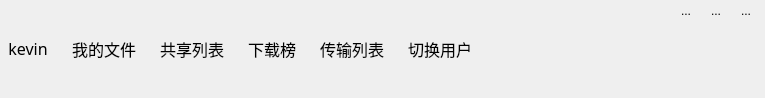
<?xml version="1.0" encoding="UTF-8"?>
<ui version="4.0">
 <class>ButtonGroup</class>
 <widget class="QWidget" name="ButtonGroup">
  <property name="geometry">
   <rect>
    <x>0</x>
    <y>0</y>
    <width>765</width>
    <height>98</height>
   </rect>
  </property>
  <property name="windowTitle">
   <string>Form</string>
  </property>
  <widget class="QWidget" name="btns_wg" native="true">
   <property name="geometry">
    <rect>
     <x>-2</x>
     <y>0</y>
     <width>486</width>
     <height>97</height>
    </rect>
   </property>
   <layout class="QHBoxLayout" name="horizontalLayout">
    <property name="leftMargin">
     <number>0</number>
    </property>
    <property name="topMargin">
     <number>0</number>
    </property>
    <property name="rightMargin">
     <number>0</number>
    </property>
    <property name="bottomMargin">
     <number>0</number>
    </property>
    <item>
     <widget class="QToolButton" name="login_usr">
      <property name="font">
       <font>
        <family>华文琥珀</family>
        <pointsize>12</pointsize>
       </font>
      </property>
      <property name="text">
       <string>kevin</string>
      </property>
      <property name="icon">
       <iconset resource="../res.qrc">
        <normaloff>:/images/title_user.png</normaloff>:/images/title_user.png</iconset>
      </property>
      <property name="iconSize">
       <size>
        <width>70</width>
        <height>70</height>
       </size>
      </property>
      <property name="toolButtonStyle">
       <enum>Qt::ToolButtonTextUnderIcon</enum>
      </property>
      <property name="autoRaise">
       <bool>true</bool>
      </property>
     </widget>
    </item>
    <item>
     <widget class="QToolButton" name="myfile">
      <property name="font">
       <font>
        <family>华文琥珀</family>
        <pointsize>12</pointsize>
       </font>
      </property>
      <property name="text">
       <string>我的文件</string>
      </property>
      <property name="icon">
       <iconset resource="../res.qrc">
        <normaloff>:/images/tile_file.png</normaloff>:/images/tile_file.png</iconset>
      </property>
      <property name="iconSize">
       <size>
        <width>50</width>
        <height>50</height>
       </size>
      </property>
      <property name="toolButtonStyle">
       <enum>Qt::ToolButtonTextUnderIcon</enum>
      </property>
      <property name="autoRaise">
       <bool>true</bool>
      </property>
     </widget>
    </item>
    <item>
     <widget class="QToolButton" name="sharelist">
      <property name="font">
       <font>
        <family>华文琥珀</family>
        <pointsize>12</pointsize>
       </font>
      </property>
      <property name="text">
       <string>共享列表</string>
      </property>
      <property name="icon">
       <iconset resource="../res.qrc">
        <normaloff>:/images/title_share.png</normaloff>:/images/title_share.png</iconset>
      </property>
      <property name="iconSize">
       <size>
        <width>50</width>
        <height>50</height>
       </size>
      </property>
      <property name="toolButtonStyle">
       <enum>Qt::ToolButtonTextUnderIcon</enum>
      </property>
      <property name="autoRaise">
       <bool>true</bool>
      </property>
     </widget>
    </item>
    <item>
     <widget class="QToolButton" name="download">
      <property name="font">
       <font>
        <family>华文琥珀</family>
        <pointsize>12</pointsize>
       </font>
      </property>
      <property name="text">
       <string>下载榜</string>
      </property>
      <property name="icon">
       <iconset resource="../res.qrc">
        <normaloff>:/images/tile_hot.png</normaloff>:/images/tile_hot.png</iconset>
      </property>
      <property name="iconSize">
       <size>
        <width>50</width>
        <height>50</height>
       </size>
      </property>
      <property name="toolButtonStyle">
       <enum>Qt::ToolButtonTextUnderIcon</enum>
      </property>
      <property name="autoRaise">
       <bool>true</bool>
      </property>
     </widget>
    </item>
    <item>
     <widget class="QToolButton" name="transform">
      <property name="font">
       <font>
        <family>华文琥珀</family>
        <pointsize>12</pointsize>
       </font>
      </property>
      <property name="text">
       <string>传输列表</string>
      </property>
      <property name="icon">
       <iconset resource="../res.qrc">
        <normaloff>:/images/title_data.png</normaloff>:/images/title_data.png</iconset>
      </property>
      <property name="iconSize">
       <size>
        <width>50</width>
        <height>50</height>
       </size>
      </property>
      <property name="toolButtonStyle">
       <enum>Qt::ToolButtonTextUnderIcon</enum>
      </property>
      <property name="autoRaise">
       <bool>true</bool>
      </property>
     </widget>
    </item>
    <item>
     <widget class="QToolButton" name="switchuser">
      <property name="font">
       <font>
        <family>华文琥珀</family>
        <pointsize>12</pointsize>
       </font>
      </property>
      <property name="text">
       <string>切换用户</string>
      </property>
      <property name="icon">
       <iconset resource="../res.qrc">
        <normaloff>:/images/title_change.png</normaloff>:/images/title_change.png</iconset>
      </property>
      <property name="iconSize">
       <size>
        <width>50</width>
        <height>50</height>
       </size>
      </property>
      <property name="toolButtonStyle">
       <enum>Qt::ToolButtonTextUnderIcon</enum>
      </property>
      <property name="autoRaise">
       <bool>true</bool>
      </property>
     </widget>
    </item>
   </layout>
  </widget>
  <widget class="QWidget" name="widget_2" native="true">
   <property name="geometry">
    <rect>
     <x>589</x>
     <y>0</y>
     <width>169</width>
     <height>97</height>
    </rect>
   </property>
   <layout class="QVBoxLayout" name="verticalLayout">
    <property name="spacing">
     <number>0</number>
    </property>
    <property name="leftMargin">
     <number>0</number>
    </property>
    <property name="topMargin">
     <number>0</number>
    </property>
    <property name="rightMargin">
     <number>0</number>
    </property>
    <property name="bottomMargin">
     <number>0</number>
    </property>
    <item>
     <widget class="QWidget" name="widget_3" native="true">
      <layout class="QHBoxLayout" name="horizontalLayout_2">
       <property name="leftMargin">
        <number>0</number>
       </property>
       <property name="topMargin">
        <number>0</number>
       </property>
       <property name="rightMargin">
        <number>0</number>
       </property>
       <property name="bottomMargin">
        <number>0</number>
       </property>
       <item>
        <spacer name="horizontalSpacer">
         <property name="orientation">
          <enum>Qt::Horizontal</enum>
         </property>
         <property name="sizeHint" stdset="0">
          <size>
           <width>40</width>
           <height>20</height>
          </size>
         </property>
        </spacer>
       </item>
       <item>
        <widget class="QToolButton" name="min">
         <property name="text">
          <string>...</string>
         </property>
         <property name="icon">
          <iconset resource="../res.qrc">
           <normaloff>:/images/title_min.png</normaloff>:/images/title_min.png</iconset>
         </property>
         <property name="iconSize">
          <size>
           <width>30</width>
           <height>30</height>
          </size>
         </property>
         <property name="autoRaise">
          <bool>true</bool>
         </property>
        </widget>
       </item>
       <item>
        <widget class="QToolButton" name="max">
         <property name="text">
          <string>...</string>
         </property>
         <property name="icon">
          <iconset resource="../res.qrc">
           <normaloff>:/images/title_max.png</normaloff>:/images/title_max.png</iconset>
         </property>
         <property name="iconSize">
          <size>
           <width>30</width>
           <height>30</height>
          </size>
         </property>
         <property name="autoRaise">
          <bool>true</bool>
         </property>
        </widget>
       </item>
       <item>
        <widget class="QToolButton" name="close">
         <property name="text">
          <string>...</string>
         </property>
         <property name="icon">
          <iconset resource="../res.qrc">
           <normaloff>:/images/title_close.png</normaloff>:/images/title_close.png</iconset>
         </property>
         <property name="iconSize">
          <size>
           <width>30</width>
           <height>30</height>
          </size>
         </property>
         <property name="autoRaise">
          <bool>true</bool>
         </property>
        </widget>
       </item>
      </layout>
     </widget>
    </item>
    <item>
     <spacer name="verticalSpacer">
      <property name="orientation">
       <enum>Qt::Vertical</enum>
      </property>
      <property name="sizeHint" stdset="0">
       <size>
        <width>20</width>
        <height>75</height>
       </size>
      </property>
     </spacer>
    </item>
   </layout>
  </widget>
 </widget>
 <resources>
  <include location="../res.qrc"/>
 </resources>
 <connections/>
</ui>
